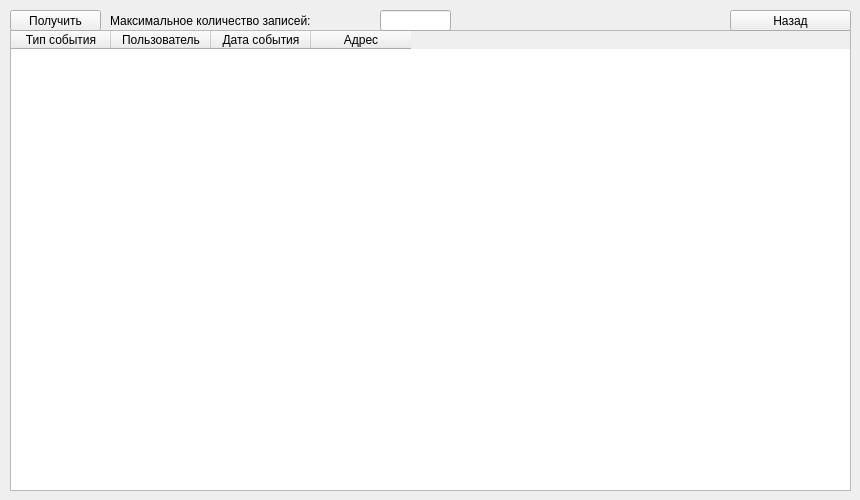
<?xml version="1.0" encoding="UTF-8"?>
<ui version="4.0">
 <class>EventTracker</class>
 <widget class="QWidget" name="EventTracker">
  <property name="geometry">
   <rect>
    <x>0</x>
    <y>0</y>
    <width>860</width>
    <height>500</height>
   </rect>
  </property>
  <property name="minimumSize">
   <size>
    <width>860</width>
    <height>500</height>
   </size>
  </property>
  <property name="maximumSize">
   <size>
    <width>860</width>
    <height>500</height>
   </size>
  </property>
  <property name="windowTitle">
   <string>Записи событий</string>
  </property>
  <widget class="QTableWidget" name="eventTable">
   <property name="geometry">
    <rect>
     <x>10</x>
     <y>30</y>
     <width>841</width>
     <height>461</height>
    </rect>
   </property>
   <property name="frameShape">
    <enum>QFrame::StyledPanel</enum>
   </property>
   <property name="sizeAdjustPolicy">
    <enum>QAbstractScrollArea::AdjustIgnored</enum>
   </property>
   <property name="rowCount">
    <number>0</number>
   </property>
   <property name="columnCount">
    <number>4</number>
   </property>
   <column>
    <property name="text">
     <string>Тип события</string>
    </property>
   </column>
   <column>
    <property name="text">
     <string>Пользователь</string>
    </property>
   </column>
   <column>
    <property name="text">
     <string>Дата события</string>
    </property>
   </column>
   <column>
    <property name="text">
     <string>Адрес</string>
    </property>
   </column>
  </widget>
  <widget class="QPushButton" name="pushButton">
   <property name="geometry">
    <rect>
     <x>730</x>
     <y>10</y>
     <width>121</width>
     <height>21</height>
    </rect>
   </property>
   <property name="text">
    <string>Назад</string>
   </property>
  </widget>
  <widget class="QPushButton" name="pushButton_2">
   <property name="geometry">
    <rect>
     <x>10</x>
     <y>10</y>
     <width>91</width>
     <height>21</height>
    </rect>
   </property>
   <property name="text">
    <string>Получить</string>
   </property>
  </widget>
  <widget class="QLineEdit" name="maxCountLineEdit">
   <property name="geometry">
    <rect>
     <x>380</x>
     <y>10</y>
     <width>71</width>
     <height>21</height>
    </rect>
   </property>
  </widget>
  <widget class="QLabel" name="maxLabel">
   <property name="geometry">
    <rect>
     <x>110</x>
     <y>10</y>
     <width>271</width>
     <height>21</height>
    </rect>
   </property>
   <property name="text">
    <string>Максимальное количество записей: </string>
   </property>
  </widget>
 </widget>
 <resources/>
 <connections/>
</ui>
